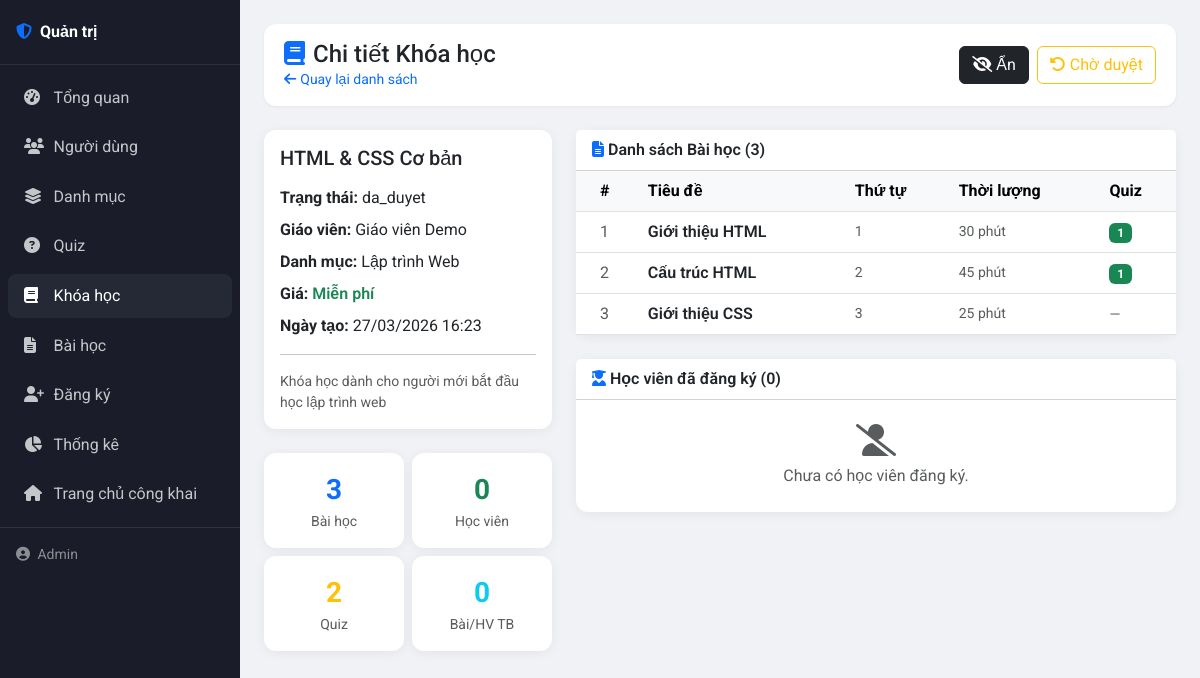
Page /admin/khoa-hoc/chi-tiet.php?id=1 (signed in) on the committed database.
### tables this page shows
CREATE TABLE IF NOT EXISTS khoa_hoc (
    id INT AUTO_INCREMENT PRIMARY KEY,
    ten_khoa_hoc VARCHAR(200) NOT NULL,
    mo_ta TEXT,
    hinh_anh VARCHAR(255),
    gia_tien DECIMAL(10,0) DEFAULT 0,
    id_nguoi_tao INT,
    id_danh_muc INT,
    trang_thai ENUM('ban_nhap', 'da_duyet', 'bi_an') DEFAULT 'ban_nhap',
    ngay_tao TIMESTAMP DEFAULT CURRENT_TIMESTAMP,
    FOREIGN KEY (id_nguoi_tao) REFERENCES nguoi_dung(id) ON DELETE SET NULL,
    FOREIGN KEY (id_danh_muc) REFERENCES danh_muc(id) ON DELETE SET NULL
);

CREATE TABLE IF NOT EXISTS nguoi_dung (
    id INT AUTO_INCREMENT PRIMARY KEY,
    ho_ten VARCHAR(100) NOT NULL,
    email VARCHAR(100) UNIQUE NOT NULL,
    mat_khau VARCHAR(255) NOT NULL,
    vai_tro ENUM('hoc_vien', 'giao_vien', 'quan_tri') DEFAULT 'hoc_vien',
    anh_dai_dien VARCHAR(255) DEFAULT NULL,
    ngay_tao TIMESTAMP DEFAULT CURRENT_TIMESTAMP,
    trang_thai ENUM('hoat_dong', 'khong_hoat_dong') DEFAULT 'hoat_dong'
);

CREATE TABLE IF NOT EXISTS danh_muc (
    id INT AUTO_INCREMENT PRIMARY KEY,
    ten_danh_muc VARCHAR(100) NOT NULL,
    mo_ta TEXT,
    ngay_tao TIMESTAMP DEFAULT CURRENT_TIMESTAMP
);

CREATE TABLE IF NOT EXISTS bai_hoc (
    id INT AUTO_INCREMENT PRIMARY KEY,
    id_khoa_hoc INT NOT NULL,
    tieu_de VARCHAR(200) NOT NULL,
    noi_dung TEXT,
    video_url VARCHAR(255),
    thu_tu INT DEFAULT 0,
    thoi_luong_phut INT DEFAULT 0,
    ngay_tao TIMESTAMP DEFAULT CURRENT_TIMESTAMP,
    FOREIGN KEY (id_khoa_hoc) REFERENCES khoa_hoc(id) ON DELETE CASCADE
);

### config/database.php (called while the page is built, shortened)
<?php
class Database {
    private static $instance = null;
    private $conn;
    private function __construct() {
        $this->conn = new mysqli(DB_HOST, DB_USER, DB_PASS, DB_NAME, DB_PORT);
        $this->conn->set_charset("utf8");
    }
    public static function getInstance() {
        if (!self::$instance) {
            self::$instance = new self();
        }
        return self::$instance;
    }
    public function getConnection() {
        return $this->conn;
    }
}
?>

### models/khoa_hoc.php (called while the page is built, shortened)
<?php
require_once __DIR__ . '/../config/database.php';
class KhoaHoc {
    private $db;
    public function __construct() {
        $this->db = Database::getInstance()->getConnection();
    }
    public function layTheoId($id) {
        $sql = "SELECT kh.*, nd.ho_ten as ten_giao_vien, dm.ten_danh_muc
                FROM khoa_hoc kh
                LEFT JOIN nguoi_dung nd ON kh.id_nguoi_tao = nd.id
                LEFT JOIN danh_muc dm ON kh.id_danh_muc = dm.id
                WHERE kh.id = ?";
        $stmt = $this->db->prepare($sql);
        $stmt->bind_param("i", $id);
        $stmt->execute();
        return $stmt->get_result()->fetch_assoc();
    }
    public function layBaiHoc($khoa_hoc_id) {
        $stmt = $this->db->prepare("
            SELECT bh.*,
                   (SELECT COUNT(*) FROM quiz WHERE id_bai_hoc = bh.id) AS so_quiz
            FROM bai_hoc bh
            WHERE bh.id_khoa_hoc = ?
            ORDER BY bh.thu_tu
        ");
        $stmt->bind_param("i", $khoa_hoc_id);
        $stmt->execute();
        return $stmt->get_result()->fetch_all(MYSQLI_ASSOC);
    }
    public function layHocVien($khoa_hoc_id) {
        $stmt = $this->db->prepare("
            SELECT nd.*, dk.ngay_dang_ky, dk.trang_thai AS trang_thai_dk
            FROM dang_ky_khoa_hoc dk
            JOIN nguoi_dung nd ON dk.id_hoc_vien = nd.id
            WHERE dk.id_khoa_hoc = ?
            ORDER BY dk.ngay_dang_ky DESC
        ");
        $stmt->bind_param("i", $khoa_hoc_id);
        $stmt->execute();
        return $stmt->get_result()->fetch_all(MYSQLI_ASSOC);
    }
}
?>

### admin/khoa-hoc/chi-tiet.php (the view, shortened to what this page needs)
<?php
require_once dirname(__DIR__) . '/../models/khoa_hoc.php';
$kh = new KhoaHoc();
$id = isset($_GET['id']) ? (int) $_GET['id'] : 0;
$khoa_hoc = $kh->layTheoId($id);
$bai_hocs = $kh->layBaiHoc($id);
$hoc_viens = $kh->layHocVien($id);
$tt_labels = [
    'da_duyet'  => '<span class="badge bg-success">Đã duyệt</span>',
    'ban_nhap'  => '<span class="badge bg-warning text-dark">Chờ duyệt</span>',
    'bi_an'     => '<span class="badge bg-secondary">Đã ẩn</span>',
];
include __DIR__ . '/../partials/layout_start.php';
?>
<div class="admin-topbar d-flex flex-wrap justify-content-between align-items-center gap-2">
    <div>
        <h1 class="h4 mb-0"><i class="fas fa-book me-2 text-primary"></i>Chi tiết Khóa học</h1>
        <p class="text-muted small mb-0">
            <a href="index.php" class="text-decoration-none"><i class="fas fa-arrow-left me-1"></i>Quay lại danh sách</a>
        </p>
    </div>
    <div class="d-flex gap-2 flex-wrap">
        <?php if ($khoa_hoc['trang_thai'] === 'ban_nhap'): ?>
            <a href="?id=<?php echo $id; ?>&action=duyet" class="btn btn-success">
                <i class="fas fa-check me-1"></i>Duyệt
            </a>
        <?php elseif ($khoa_hoc['trang_thai'] === 'da_duyet'): ?>
            <a href="?id=<?php echo $id; ?>&action=an" class="btn btn-dark">
                <i class="fas fa-eye-slash me-1"></i>Ẩn
            </a>
        <?php elseif ($khoa_hoc['trang_thai'] === 'bi_an'): ?>
            <a href="?id=<?php echo $id; ?>&action=hien" class="btn btn-primary">
                <i class="fas fa-eye me-1"></i>Hiển thị lại
            </a>
        <?php endif; ?>
        <a href="?id=<?php echo $id; ?>&action=cho_duyet" class="btn btn-outline-warning">
            <i class="fas fa-rotate-left me-1"></i>Chờ duyệt
        </a>
    </div>
</div>
<div class="row g-4">
    <div class="col-lg-4">
        <div class="card stat-card mb-4">
            <div class="card-body">
                <h2 class="h5 mb-3"><?php echo htmlspecialchars($khoa_hoc['ten_khoa_hoc']); ?></h2>
                <div class="mb-2">
                    <strong>Trạng thái:</strong>
                    <?php echo $tt_labels[$khoa_hoc['trang_thai']] ?? $khoa_hoc['trang_thai']; ?>
                </div>
                <div class="mb-2">
                    <strong>Giáo viên:</strong>
                    <?php echo htmlspecialchars($khoa_hoc['ten_giao_vien'] ?? '-'); ?>
                </div>
                <div class="mb-2">
                    <strong>Danh mục:</strong>
                    <?php echo htmlspecialchars($khoa_hoc['ten_danh_muc'] ?? '-'); ?>
                </div>
                <div class="mb-2">
                    <strong>Giá:</strong>
                    <?php
                    if ($khoa_hoc['gia_tien'] > 0) {
                        echo number_format($khoa_hoc['gia_tien'], 0, ',', '.') . 'đ';
                    } else {
                        echo '<span class="text-success fw-semibold">Miễn phí</span>';
                    }
                    ?>
                </div>
                <div class="mb-2">
                    <strong>Ngày tạo:</strong>
                    <?php echo date('d/m/Y H:i', strtotime($khoa_hoc['ngay_tao'])); ?>
                </div>
                <?php if ($khoa_hoc['mo_ta']): ?>
                    <hr>
                    <div class="small text-muted"><?php echo nl2br(htmlspecialchars($khoa_hoc['mo_ta'])); ?></div>
                <?php endif; ?>
            </div>
        </div>
        <div class="row g-2">
            <div class="col-6">
                <div class="card stat-card h-100">
                    <div class="card-body text-center py-3">
                        <div class="fs-3 fw-bold text-primary"><?php echo count($bai_hocs); ?></div>
                        <div class="small text-muted">Bài học</div>
                    </div>
                </div>
            </div>
            <div class="col-6">
                <div class="card stat-card h-100">
                    <div class="card-body text-center py-3">
                        <div class="fs-3 fw-bold text-success"><?php echo count($hoc_viens); ?></div>
                        <div class="small text-muted">Học viên</div>
                    </div>
                </div>
            </div>
            <div class="col-6">
                <div class="card stat-card h-100">
                    <div class="card-body text-center py-3">
                        <div class="fs-3 fw-bold text-warning">
                            <?php echo array_sum(array_column($bai_hocs, 'so_quiz')); ?>
                        </div>
                        <div class="small text-muted">Quiz</div>
                    </div>
                </div>
            </div>
            <div class="col-6">
                <div class="card stat-card h-100">
                    <div class="card-body text-center py-3">
                        <div class="fs-3 fw-bold text-info">
                            <?php
                            $tong_bai = count($bai_hocs);
                            $tong_hv = count($hoc_viens);
                            echo $tong_hv > 0 ? round($tong_bai / $tong_hv, 1) : 0;
                            ?>
                        </div>
                        <div class="small text-muted">Bài/HV TB</div>
                    </div>
                </div>
            </div>
        </div>
    </div>
    <div class="col-lg-8">
        <div class="card stat-card mb-4">
            <div class="card-header bg-white fw-semibold">
                <i class="fas fa-file-lines me-1 text-primary"></i>Danh sách Bài học (<?php echo count($bai_hocs); ?>)
            </div>
            <div class="card-body p-0">
                <?php if (empty($bai_hocs)): ?>
                    <div class="text-center text-muted py-4">
                        <i class="fas fa-file-circle-xmark fa-2x mb-2"></i>
                        <p class="mb-0">Chưa có bài học nào.</p>
                    </div>
                <?php else: ?>
                    <div class="table-responsive">
                        <table class="table table-hover align-middle mb-0">
                            <thead class="table-light">
                                <tr>
                                    <th class="ps-4">#</th>
                                    <th>Tiêu đề</th>
                                    <th>Thứ tự</th>
                                    <th>Thời lượng</th>
                                    <th>Quiz</th>
                                </tr>
                            </thead>
                            <tbody>
                                <?php foreach ($bai_hocs as $i => $bh): ?>
                                    <tr>
                                        <td class="ps-4 text-muted"><?php echo $i + 1; ?></td>
                                        <td class="fw-semibold"><?php echo htmlspecialchars($bh['tieu_de']); ?></td>
                                        <td class="text-muted small"><?php echo $bh['thu_tu']; ?></td>
                                        <td class="text-muted small"><?php echo $bh['thoi_luong_phut']; ?> phút</td>
                                        <td>
                                            <?php if ((int)$bh['so_quiz'] > 0): ?>
                                                <span class="badge bg-success"><?php echo $bh['so_quiz']; ?></span>
                                            <?php else: ?>
                                                <span class="text-muted small">—</span>
                                            <?php endif; ?>
                                        </td>
                                    </tr>
                                <?php endforeach; ?>
                            </tbody>
                        </table>
                    </div>
                <?php endif; ?>
            </div>
        </div>
        <div class="card stat-card">
            <div class="card-header bg-white fw-semibold">
                <i class="fas fa-user-graduate me-1 text-primary"></i>Học viên đã đăng ký (<?php echo count($hoc_viens); ?>)
            </div>
            <div class="card-body p-0">
                <?php if (empty($hoc_viens)): ?>
                    <div class="text-center text-muted py-4">
                        <i class="fas fa-user-slash fa-2x mb-2"></i>
                        <p class="mb-0">Chưa có học viên đăng ký.</p>
                    </div>
                <?php endif; ?>
            </div>
        </div>
    </div>
</div>
<?php include __DIR__ . '/../partials/layout_end.php'; ?>

### admin/partials/layout_start.php (style rules this page uses)
:root { --admin-sidebar: #1a1d29; --admin-sidebar-hover: #252936; --admin-body: #f0f2f5; }
body { font-family: 'Roboto', sans-serif; background: var(--admin-body); min-height: 100vh; }
.admin-topbar { background: #fff; border-radius: 12px; padding: 1rem 1.25rem; box-shadow: 0 1px 3px rgba(0,0,0,0.06); margin-bottom: 1.5rem; }
.stat-card { border: none; border-radius: 12px; box-shadow: 0 2px 12px rgba(0,0,0,0.06); }

### rows in the picture
khoa_hoc: ten_khoa_hoc "HTML & CSS Cơ bản", trang_thai "da_duyet", id_nguoi_tao.ho_ten "Giáo viên Demo", id_danh_muc.ten_danh_muc "Lập trình Web", ngay_tao "27/03/2026 16:23", mo_ta "Khóa học dành cho người mới bắt đầu học lập trình web"
bai_hoc: tieu_de "Giới thiệu HTML", thu_tu "1", thoi_luong_phut "30", so_quiz "1"
bai_hoc: tieu_de "Cấu trúc HTML", thu_tu "2", thoi_luong_phut "45", so_quiz "1"
bai_hoc: tieu_de "Giới thiệu CSS", thu_tu "3", thoi_luong_phut "25"

### other values in the picture
$nguoi_dung_admin['ho_ten'] "Admin"
count($bai_hocs) "3"
count($hoc_viens) "0"
array_sum(array_column($bai_hocs, 'so_quiz')) "2"
